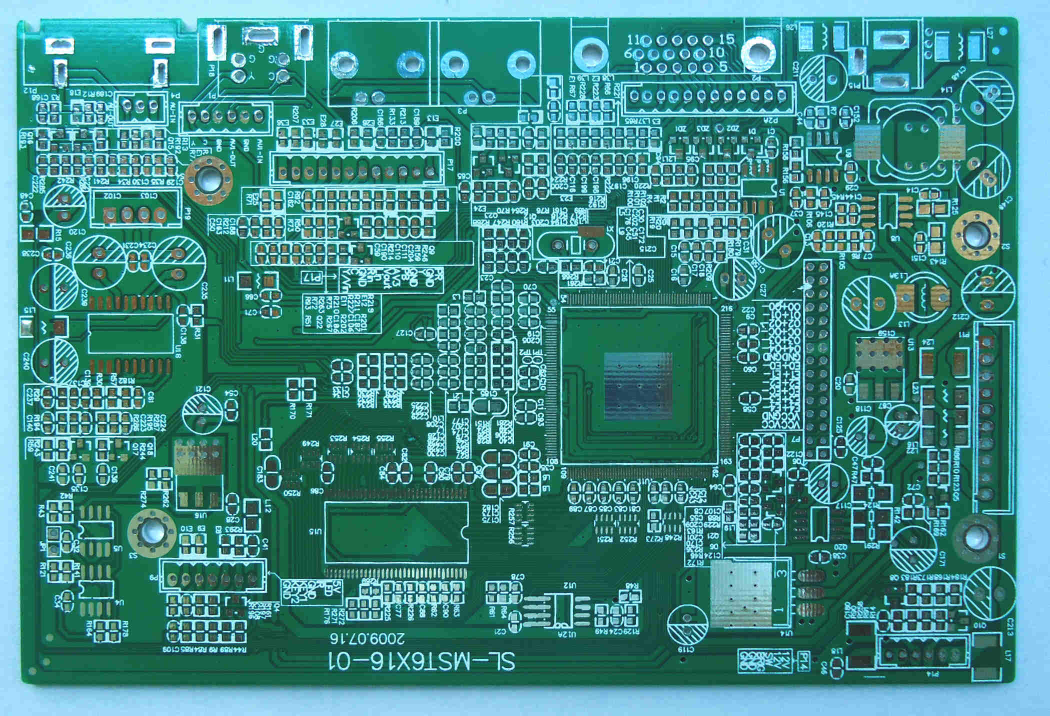
//> input picture BoardFeederControl/pcb1.jpg, 2100 x 1432 px, given in place of the camera (shown at 1/2 size)
$ ./main ../BoardFeederControl/pcb1.jpg   (built with g++ and OpenCV 4)
//> lines starting //> are read from the running program, lines starting //| are printed output that depends on the picture
#include "opencv2\highgui\highgui.hpp"
#include "opencv2\imgcodecs\imgcodecs.hpp"
#include "opencv2\imgproc\imgproc.hpp"
#include "opencv2\videoio\videoio.hpp"

#include <iostream>
#include <stdio.h>
#include <stdlib.h>

using namespace cv;
using namespace std;

String pathTempl;
String src_window = "Source";
String vis_window = "Visualization";

Mat src, vis;

void cameraCapture(int, void*) {
	VideoCapture cap(1); //Capturing default camera
	cap.set(CV_CAP_PROP_FRAME_HEIGHT, 1080);
	cap.set(CV_CAP_PROP_FRAME_WIDTH, 1920);

	if (!cap.isOpened()) {
		cerr << "Unable to open camera." << endl;
		return;
	}

	cap.read(src);
//> src is the input picture: 1432 rows x 2100 cols, CV_8UC3; mean B, G, R 134.8, 138.8, 65.3
}

bool compareCapture(Mat source, Mat templ) {
	bool pass = false;
	int cols = source.cols - templ.cols + 1;
	int rows = source.rows - templ.rows + 1;

	Mat result(cols, rows, CV_32F);

	//blur(templ, templ, Size(15, 15), Point(-1, -1));

	//imshow("sayy", templ);
	//waitKey(0);

	matchTemplate(source, templ, result, CV_TM_CCOEFF_NORMED);
	//normalize(result, resultMinMax, 0, 1, NORM_MINMAX, -1, Mat());

	double minVal, maxVal;
	Point minLoc, maxLoc, matchLoc;

	minMaxLoc(result, &minVal, &maxVal, &minLoc, &maxLoc);

	matchLoc = maxLoc;

	// [10 lines of commented-out code are left out]

	if (maxVal > 0.45) {
		pass = true;
	}
	else {
		pass = false;
	}

	return pass;
}

int main(int argc, char **argv) {
	//At least two arguments must be passed, the min size of the holes and the max size.
	if (argc != 2) {
		cerr << "Insufficient arguments passed. Must include ID of the board." << endl;
		//pathTempl = "C:\\Users\\Raul Juarez\\Pictures\\Camera Roll\\rpi.jpg";
		return -1;
	}
	else {
		//Verify integrity of the argument pased.
		try {
			pathTempl = argv[1];
		}
		catch (Exception e) {
			cout << "Error parsing ID string." << endl;
			return -1;
		}
	}

	//Initiating camera capture.
	cameraCapture(0, 0);
	Mat templ = imread(pathTempl);
	cvtColor(templ, templ, CV_BGR2GRAY);
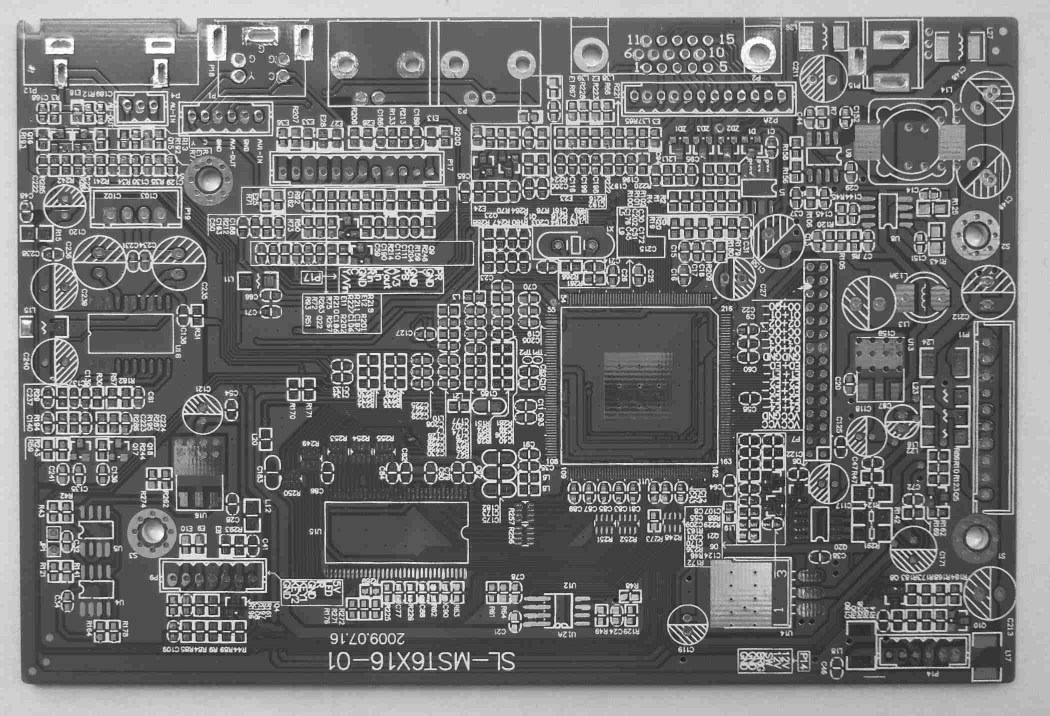
//> templ: 1432 rows x 2100 cols, CV_8UC1 (shown at 1/2 size); min 3, max 255, mean 116.3
	cvtColor(src, src, CV_BGR2GRAY);

	if (templ.empty()) {
		cout << "No template found." << endl;
		return -1;
	}

	//Declare both the source window and the program's visualization of the circles.
	//namedWindow(src_window, CV_WINDOW_NORMAL);
	//namedWindow(vis_window, CV_WINDOW_NORMAL);

	if (compareCapture(src, templ)) {
//> in compareCapture, `matchTemplate(source, templ, result, CV_TM_CCOEFF_NORMED);`: result = [1]
//> in compareCapture, `minMaxLoc(result, &minVal, &maxVal, &minLoc, &maxLoc);`: minVal = 1; minLoc = Point(0, 0)
		cout << "Board Passed." << endl;
		//return 0;
	}
	else {
		cout << "Board NOT Passed." << endl;
		//return -1;
	}

	//Display source and vis window.
	//imshow(src_window, src);
	//imshow(vis_window, templ);

	return (0);
}
